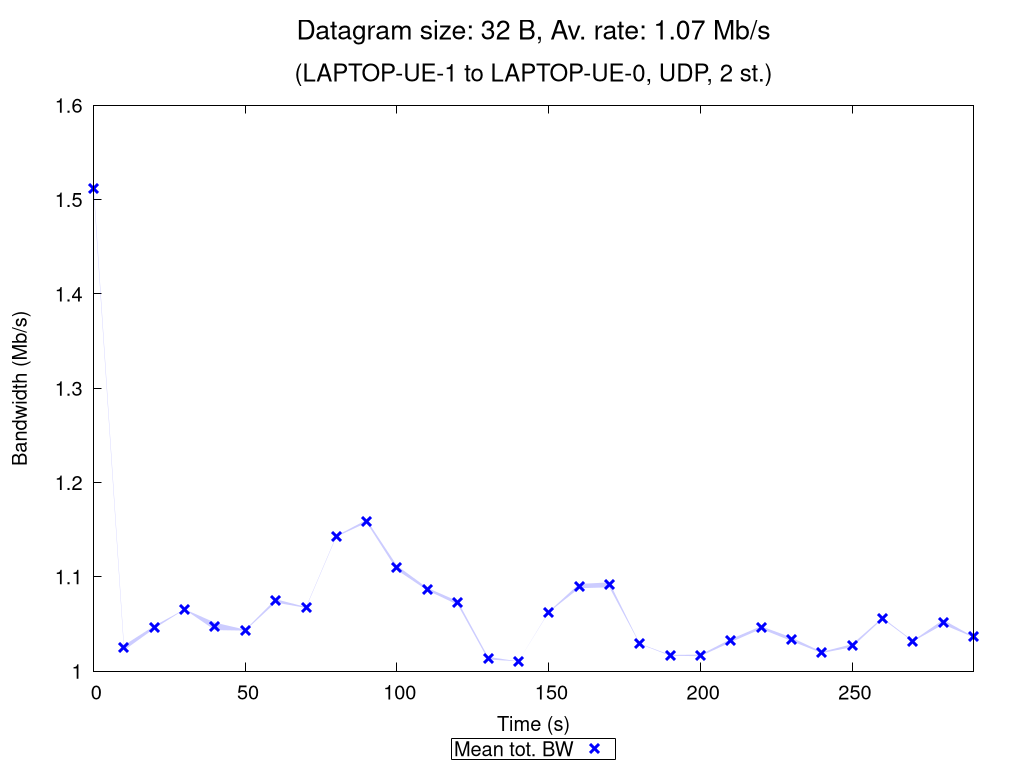

This figure's gnuplot source:
set terminal pngcairo nocrop enhanced size 1024,768 font "Verdana,15"
set output "UDP_2_st_2020_10_12_08-02-11_two2one_00032B.png"

set title "{/=20 Datagram size: 32 B, Av. rate: 1.07 Mb/s}\n\n{/=18 (LAPTOP-UE-1 to LAPTOP-UE-0, UDP, 2 st.)}"

set xlabel "Time (s)"
set ylabel "Bandwidth (Mb/s)"
set ytics nomirror
set key bmargin center horizontal box samplen 1 width -1
set bmargin 4.6
set rmargin 4.5

rf = 1000000.0  # rate factor
set style fill transparent solid 0.2 noborder
set autoscale xfix
plot "UDP_2_st_2020_10_12_08-02-11_two2one_00032B_iperf_processed.dat" using 1:($2/rf-$3/rf):($2/rf+$3/rf) with filledcurves lc rgb "blue" notitle, \
     "" using 1:($2/rf) with points pt 2 ps 1.5 lw 3 lc rgb "blue" title "Mean tot. BW", \
